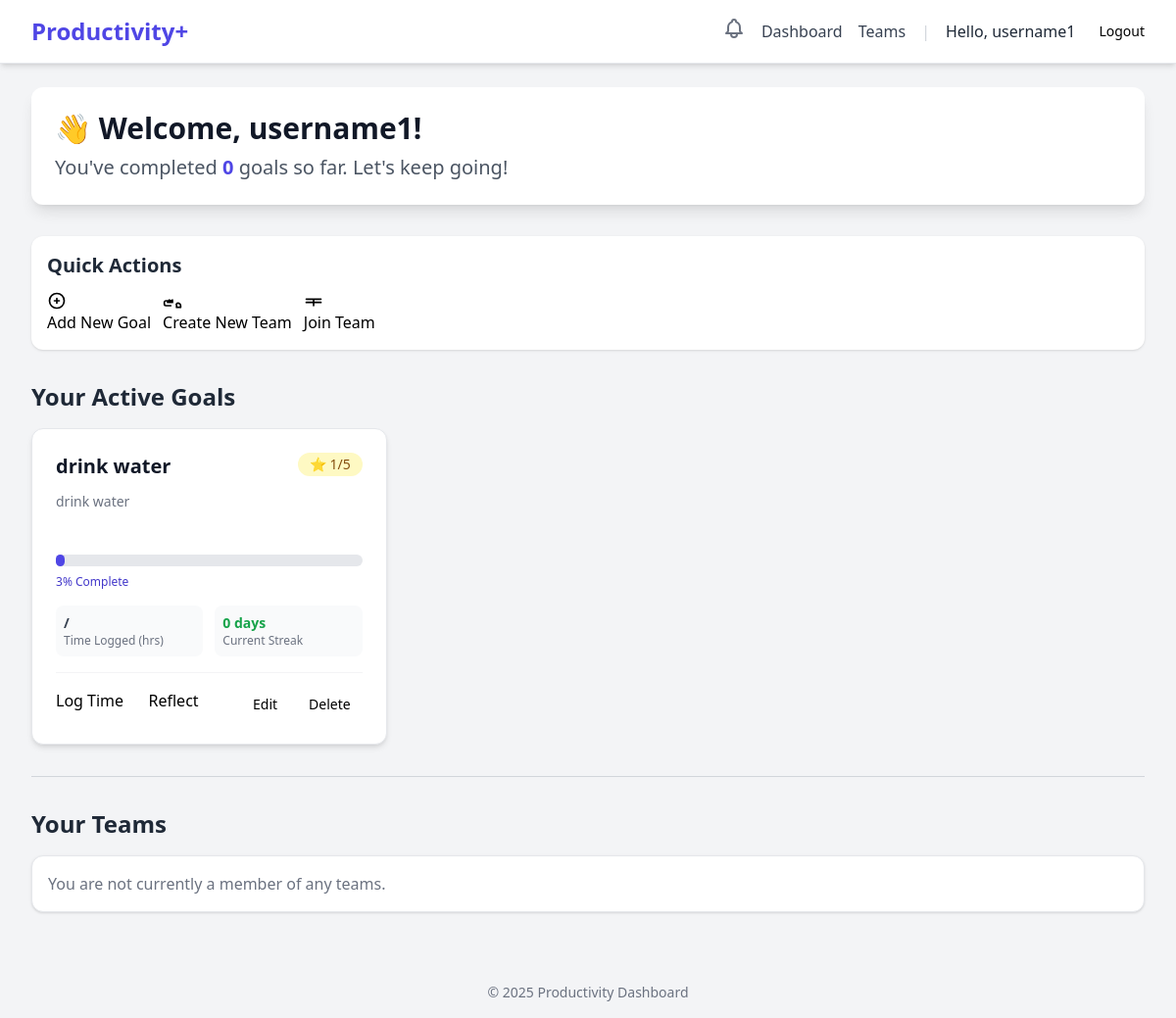
Page /dashboard/ (signed in) on the earlier database version.
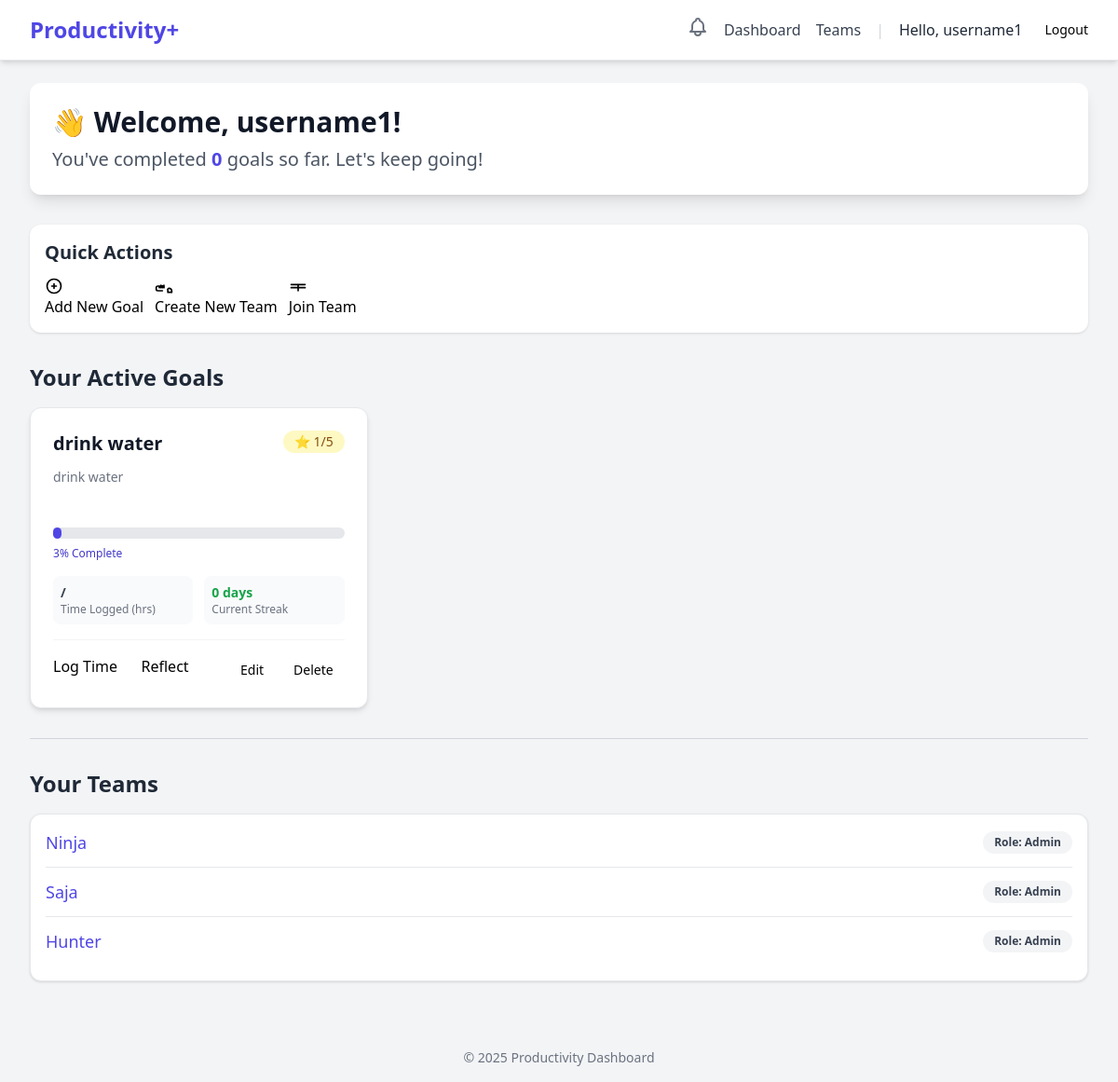
Same page on the later database version.
### dashboard/models.py (models this page shows, shortened)
class Goal(models.Model):
    user = models.ForeignKey(
        settings.AUTH_USER_MODEL,
        on_delete=models.CASCADE,
        related_name='goals'
    )
    title = models.CharField(max_length=255)
    description = models.TextField(blank=True, null=True)
    start_date = models.DateField()
    end_date = models.DateField(blank=True, null=True)
    target_time = models.DurationField(
        help_text="Target time to spend (e.g., '10:00:00' for 10 hours)"
    )
    real_time = models.DurationField(
        default=timedelta(seconds=0),
        help_text="Actual time spent so far"
    )
    completed = models.BooleanField(default=False)
    created_at = models.DateTimeField(auto_now_add=True)
    updated_at = models.DateTimeField(null=True)
    days_of_the_week = models.CharField(max_length=7, blank=True)
    importance_level = models.PositiveSmallIntegerField(
        default=1,
        validators = [MinValueValidator(1), MaxValueValidator(5)])

### teams/models.py (models this page shows, shortened)
class TeamMember(models.Model):
    class Role(models.TextChoices):
        MEMBER = 'MEMBER', 'Member'
        ADMIN = 'ADMIN', 'Admin' # Or 'Leader'
    user = models.ForeignKey(settings.AUTH_USER_MODEL, on_delete=models.CASCADE)
    team = models.ForeignKey(Team, on_delete=models.CASCADE)
    role = models.CharField(max_length=50, choices=Role.choices, default=Role.MEMBER)
    created_at = models.DateTimeField(auto_now_add=True)
    class Meta:
        unique_together = ('user', 'team')

class Team(models.Model):
    team_name = models.CharField(max_length=255)
    team_desc = models.TextField(blank=True, null=True, help_text="Description")
    members = models.ManyToManyField(
        settings.AUTH_USER_MODEL,
        through='TeamMember',
        related_name='teams'
    )
    created_at = models.DateTimeField(auto_now_add=True)

### dashboard/views.py (the view)
# urls.py: path('', views.dashboard_view, name='dashboard_view'),
@login_required
def dashboard_view(request):
    user_goals = Goal.objects.filter(user=request.user).order_by('-created_at')
    goals_with_progress = []
    completed_goals_count = 0
    today = date.today()
    for goal in user_goals:
        target_time_minutes = goal.target_time.total_seconds() / 60 if goal.target_time else 0
        real_time_minutes = goal.real_time.total_seconds() / 60 if goal.real_time else 0
        if target_time_minutes > 0:
            progress_percentage = min(100, int((real_time_minutes / target_time_minutes) * 100))
        else:
            progress_percentage = 0
        if goal.completed:
            completed_goals_count += 1
        current_streak = 0
        goal_log_dates = TimeLog.objects.filter(
            goal=goal
        ).dates('log_date', 'day')
        logged_dates_set = set(goal_log_dates)
        check_date = today
        if today not in logged_dates_set:
            check_date = today - timedelta(days=1)
        while check_date in logged_dates_set:
            current_streak += 1
            check_date -= timedelta(days=1)
        goals_with_progress.append({
            'goal': goal,
            'progress_percentage': progress_percentage,
            'current_streak': current_streak,
        })
    user_teams = request.user.teammember_set.all()
    context = {
        'goals_with_progress': goals_with_progress,
        'completed_goals_count': completed_goals_count,
        'user_teams': user_teams,
    }
    return render(request, 'dashboard/dashboard.html', context)

### users/context_processors.py (called while the page is built)
def unread_notifications(request):
    if request.user.is_authenticated:
        notifications = Notification.objects.filter(
            user=request.user,
            is_read=False
        )
        return {
            'unread_notifications': notifications,
            'unread_notification_count': notifications.count()
        }
    return {}

### templates/dashboard/dashboard.html (shortened to what the changed rows need)
{% extends "base.html" %}
{% block content %}
<div class="max-w-7xl mx-auto py-6 sm:px-6 lg:px-8">
    <div class="dashboard-header mb-8 p-6 bg-white rounded-xl shadow-lg">
        <h2 class="text-3xl font-extrabold text-gray-900">👋 Welcome, {{ user.username }}!</h2>
    </div>
    <div class="active-goals-section mb-8">
        {% if goals_with_progress %}
            <div class="grid grid-cols-1 md:grid-cols-2 lg:grid-cols-3 gap-6">
                {% for item in goals_with_progress %}
                <div class="goal-card bg-white p-6 rounded-xl border border-gray-200 shadow-md">
                    <div class="flex justify-between items-start mb-3">
                        <h4 class="text-xl font-semibold text-gray-900">{{ item.goal.title }}</h4>
                        <span class="inline-flex items-center px-3 py-0.5 rounded-full text-sm font-medium bg-yellow-100 text-yellow-800">
                            ⭐ {{ item.goal.importance_level }}/5
                        </span>
                    </div>
                    <p class="text-sm text-gray-500 mb-4 h-12 overflow-hidden">{{ item.goal.description|truncatechars:80 }}</p>
                    <div class="progress-bar-container w-full bg-gray-200 rounded-full h-3 mb-2">
                        <div class="progress-bar h-3 rounded-full bg-indigo-600" style="width: {{ item.progress_percentage }}%;"></div>
                    </div>
                    <p class="text-xs font-medium text-indigo-700 mb-4">{{ item.progress_percentage }}% Complete</p>
                    <div class="grid grid-cols-2 gap-3 mb-4 text-sm text-gray-700">
                        <div class="p-2 bg-gray-50 rounded-lg">
                            <span class="block font-bold">{{ item.goal.real_time|floatformat:1 }} / {{ item.goal.target_time|floatformat:1 }}</span>
                            <span class="block text-xs text-gray-500">Time Logged (hrs)</span>
                        </div>
                        <div class="p-2 bg-gray-50 rounded-lg">
                            <span class="block font-bold text-green-600">{{ item.current_streak }} days</span>
                            <span class="block text-xs text-gray-500">Current Streak</span>
                        </div>
                    </div>
                    <div class="flex flex-wrap gap-2 pt-4 border-t border-gray-100">
                        <a href="{% url 'dashboard:time_log' goal_id=item.goal.id %}" class="button button-log flex-1">Log Time</a>
                        <a href="javascript:void(0)" class="button button-reflect flex-1" data-goal-id="{{ item.goal.id }}">
                            Reflect
                        </a>
                        <a href="{% url 'dashboard:goal_edit' goal_id=item.goal.id %}"
                        class="button button-secondary px-3 py-1.5 text-sm">
                            Edit
                        </a>
                        <a href="{% url 'dashboard:goal_delete' goal_id=item.goal.id %}"
                        class="button button-danger px-3 py-1.5 text-sm"
                        onclick="return confirm('Are you sure you want to delete {{ item.goal.title }}? This action cannot be undone.')">
                            Delete
                        </a>
                    </div>
                </div>
                {% endfor %}
            </div>
        {% else %}
            <div class="p-8 text-center bg-white rounded-xl shadow border border-gray-200">
                <p class="text-lg text-gray-500">You currently have no active goals.</p>
                <a href="{% url 'dashboard:goal_create' %}" class="mt-4 button button-primary">Start Your First Goal!</a>
            </div>
        {% endif %}
    </div>
    <div class="teams-section">
        {% if user_teams %}
            <ul class="space-y-3 p-4 bg-white rounded-xl shadow border border-gray-200">
            {% for membership in user_teams %}
                <li class="flex justify-between items-center border-b pb-3 last:border-b-0">
                    <a href="{% url 'teams:team_dashboard' team_id=membership.team.id %}" class="text-lg font-medium text-indigo-600 hover:text-indigo-800">
                        {{ membership.team.team_name }}
                    </a>
                    <span class="px-3 py-1 text-xs font-semibold rounded-full bg-gray-100 text-gray-700">
                        Role: {{ membership.get_role_display }}
                    </span>
                </li>
            {% endfor %}
            </ul>
        {% else %}
            <div class="p-4 bg-white rounded-xl shadow border border-gray-200">
                <p class="text-gray-500">You are not currently a member of any teams.</p>
            </div>
        {% endif %}
    </div>
</div>
{% endblock %}

Differences in the rows shown:
added TeamMember: team.team_name "Ninja", role "Admin"
added TeamMember: team.team_name "Saja", role "Admin"
added TeamMember: team.team_name "Hunter", role "Admin"
Other differences:
text no longer shown: "You are not currently a member of any teams."
